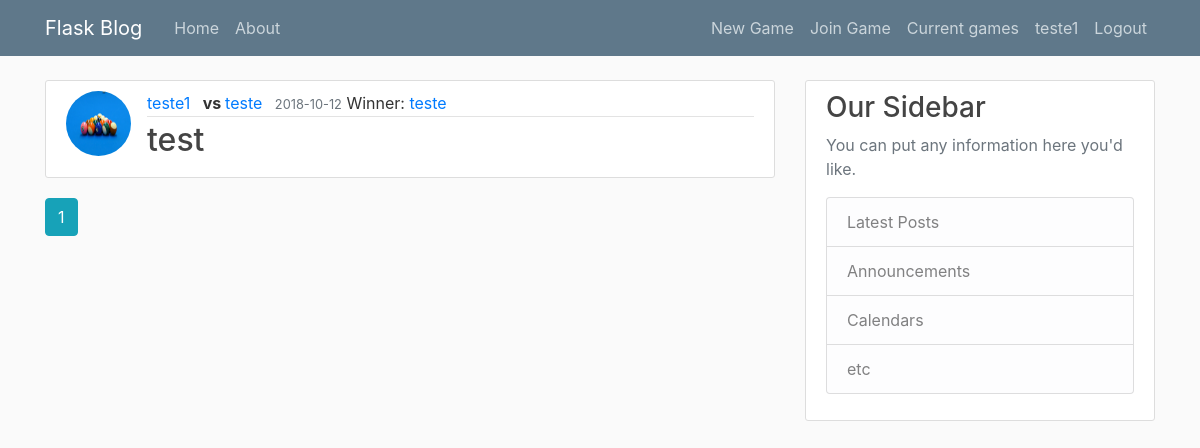
The app's page /game/match_history/teste (signed in), older data.
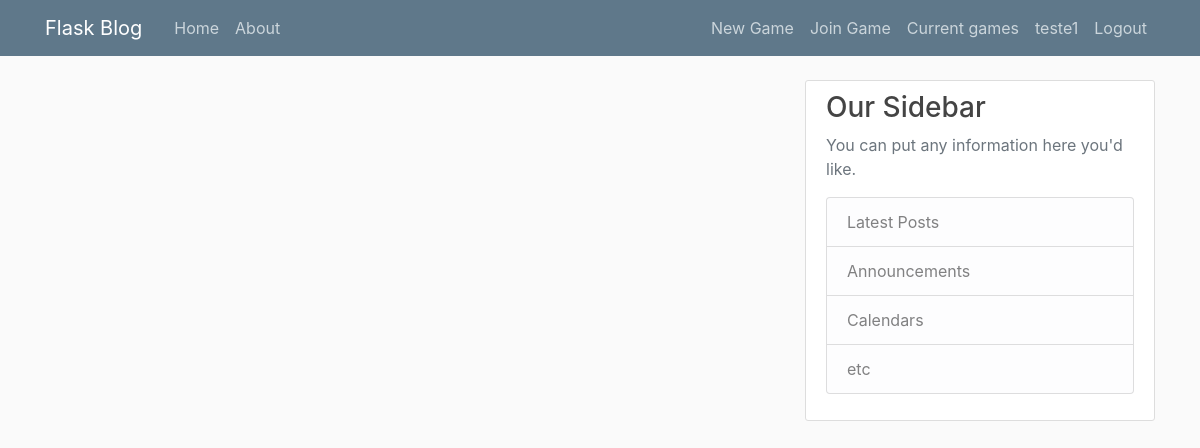
The same page, newer data.
### flaskproject/models.py (models this page shows, shortened)
class Game(db.Model):
    id = db.Column(db.Integer, primary_key=True)
    name = db.Column(db.String(100), unique=False, nullable=False)
    password = db.Column(db.String(60), nullable=False)
    date_created = db.Column(db.DateTime, nullable=False, default=datetime.utcnow)
    image_file = db.Column(db.String(20), nullable=False, default='default.png')
    winner = db.Column(db.Integer, nullable=True)

class User(db.Model, UserMixin):
    id = db.Column(db.Integer, primary_key = True)
    username = db.Column(db.String(20), unique = True, nullable = False)
    email = db.Column(db.String(120), unique = True, nullable = False)
    image_file = db.Column(db.String(20), nullable = False, default='default.jpg')
    password = db.Column(db.String(60), nullable = False)
    elo = db.Column(db.Float, default = 1200, nullable = False)
    games = db.relationship('Game', secondary=game_players, lazy='dynamic',
                            backref = db.backref('players', lazy = 'dynamic'))
    def __repr__(self):
        return f"User({self.username}, {self.email} , {self.image_file})"

### flaskproject/games/routes.py (the view)
@games.route("/game/match_history/<string:username>", methods=['GET'])
@login_required
def match_history(username):
    page = request.args.get('page', 1, type = int)
    user = User.query.filter_by(username=username).first_or_404()
    games_in = user.games.order_by(Game.date_created.desc()).paginate(page = page, per_page = 5)
    return render_template('all_games.html', games=games_in, title = 'My games', username = username)

### flaskproject/models.py (called while the page is built)
@login_manager.user_loader
def load_user(user_id):
    return User.query.get(int(user_id))

### flaskproject/templates/all_games.html
{% extends "layout.html" %}
{% block content %}
{% for game in games.items %}
		<article class="media content-section">
			<img class = "rounded-circle article-img" src=" {{ url_for('static', filename = 'game_pics/' + game.image_file)}}">
		  <div class="media-body">
		    <div class="article-metadata">
				<a class="mr-2" href=" {{ url_for('games.match_history', username = game.players[0].username )}}">{{ game.players[0].username }}</a>
				{% if game.players[1]%}
                	<b> vs </b>
              		<a class="mr-2" href=" {{ url_for('games.match_history', username = game.players[0].username )}}">{{ game.players[1].username }}</a>
                {% endif %}
				<small class="text-muted">{{ game.date_created.strftime('%Y-%m-%d') }}</small>
                      {% if game.winner %}
                Winner:
                <a class="mr-2" href=" {{ url_for('games.match_history', username = game.players[game.winner] )}}">  {{ game.players[game.winner].username }}</a>
            {% endif %}
		    </div>
		    <h2><a class="article-title" href=" {{ url_for('games.view_game', game_id = game.id )}}">{{ game.name }}</a>            </h2>
		  </div>
		</article>
	{% endfor %}
	{% for page_num in games.iter_pages(left_edge = 1, right_edge = 1, left_current = 1, right_current = 2) %}
		{% if page_num %}
			{% if games.page == page_num %}
				<a class = "btn btn-info mb-4" href=" {{url_for('games.match_history',page = page_num, username = username)}}">{{ page_num }} </a>
			{% else %}
				<a class = "btn btn-outline-info mb-4" href=" {{url_for('games.match_history',page = page_num,username = username)}}">{{ page_num }} </a>
			{% endif %}
		{% else %}
			...
		{% endif %}
	{%endfor%}
{% endblock content %}

Row changes from the older to the newer data that the page shows:
no longer on this page (row edited): Game: image_file (placeholder picture), username "teste1", username "teste", date_created "2018-10-12", winner.username "teste", name "test"
Text that changed along with them:
list line gone: "1"
